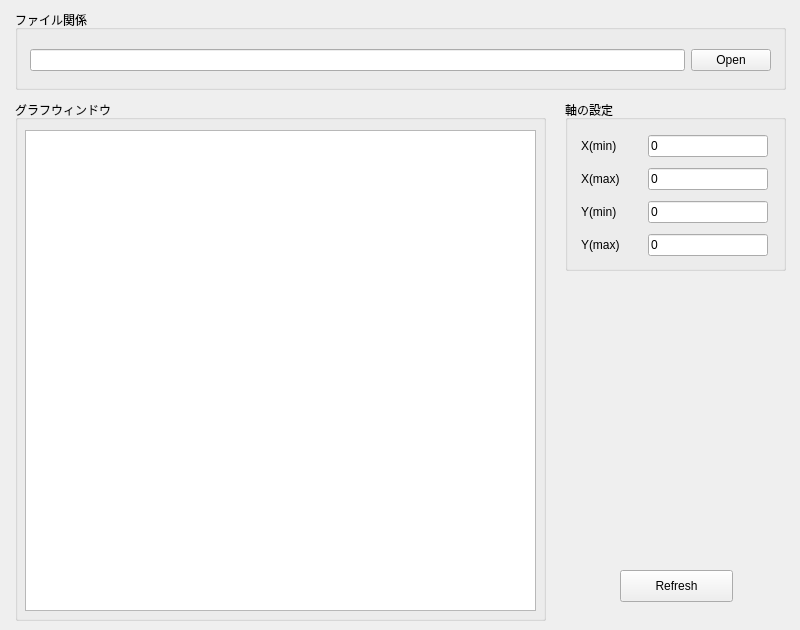
<?xml version="1.0" encoding="UTF-8"?>
<ui version="4.0">
 <class>Form</class>
 <widget class="QWidget" name="Form">
  <property name="geometry">
   <rect>
    <x>0</x>
    <y>0</y>
    <width>800</width>
    <height>630</height>
   </rect>
  </property>
  <property name="windowTitle">
   <string>Form</string>
  </property>
  <widget class="QGroupBox" name="axisGroupBox">
   <property name="geometry">
    <rect>
     <x>565</x>
     <y>100</y>
     <width>221</width>
     <height>171</height>
    </rect>
   </property>
   <property name="title">
    <string>軸の設定</string>
   </property>
   <widget class="QWidget" name="gridLayoutWidget">
    <property name="geometry">
     <rect>
      <x>15</x>
      <y>30</y>
      <width>191</width>
      <height>131</height>
     </rect>
    </property>
    <layout class="QGridLayout" name="gridLayout">
     <item row="0" column="1">
      <widget class="QLineEdit" name="xAxisMinLineEdit">
       <property name="maximumSize">
        <size>
         <width>120</width>
         <height>16777215</height>
        </size>
       </property>
       <property name="text">
        <string>0</string>
       </property>
      </widget>
     </item>
     <item row="1" column="1">
      <widget class="QLineEdit" name="xAxisMaxLineEdit">
       <property name="maximumSize">
        <size>
         <width>120</width>
         <height>16777215</height>
        </size>
       </property>
       <property name="text">
        <string>0</string>
       </property>
      </widget>
     </item>
     <item row="1" column="0">
      <widget class="QLabel" name="xAxisMaxLabel">
       <property name="maximumSize">
        <size>
         <width>60</width>
         <height>16777215</height>
        </size>
       </property>
       <property name="text">
        <string>X(max)</string>
       </property>
      </widget>
     </item>
     <item row="0" column="0">
      <widget class="QLabel" name="xAxisMinLabel">
       <property name="maximumSize">
        <size>
         <width>60</width>
         <height>16777215</height>
        </size>
       </property>
       <property name="text">
        <string>X(min)</string>
       </property>
      </widget>
     </item>
     <item row="2" column="0">
      <widget class="QLabel" name="yAxisMinLabel">
       <property name="maximumSize">
        <size>
         <width>60</width>
         <height>16777215</height>
        </size>
       </property>
       <property name="text">
        <string>Y(min)</string>
       </property>
      </widget>
     </item>
     <item row="2" column="1">
      <widget class="QLineEdit" name="yAxisMinLineEdit">
       <property name="maximumSize">
        <size>
         <width>120</width>
         <height>16777215</height>
        </size>
       </property>
       <property name="text">
        <string>0</string>
       </property>
      </widget>
     </item>
     <item row="3" column="0">
      <widget class="QLabel" name="yAxisMaxLabel">
       <property name="maximumSize">
        <size>
         <width>60</width>
         <height>16777215</height>
        </size>
       </property>
       <property name="text">
        <string>Y(max)</string>
       </property>
      </widget>
     </item>
     <item row="3" column="1">
      <widget class="QLineEdit" name="yAxisMaxLineEdit">
       <property name="maximumSize">
        <size>
         <width>120</width>
         <height>16777215</height>
        </size>
       </property>
       <property name="text">
        <string>0</string>
       </property>
      </widget>
     </item>
    </layout>
   </widget>
  </widget>
  <widget class="QGroupBox" name="graphGroupBox">
   <property name="geometry">
    <rect>
     <x>15</x>
     <y>100</y>
     <width>531</width>
     <height>521</height>
    </rect>
   </property>
   <property name="title">
    <string>グラフウィンドウ</string>
   </property>
   <widget class="QWidget" name="verticalLayoutWidget">
    <property name="geometry">
     <rect>
      <x>10</x>
      <y>30</y>
      <width>511</width>
      <height>481</height>
     </rect>
    </property>
    <layout class="QVBoxLayout" name="verticalLayout">
     <item>
      <widget class="QGraphicsView" name="graphicsView"/>
     </item>
    </layout>
   </widget>
  </widget>
  <widget class="QGroupBox" name="fileGroupBox">
   <property name="geometry">
    <rect>
     <x>15</x>
     <y>10</y>
     <width>771</width>
     <height>80</height>
    </rect>
   </property>
   <property name="title">
    <string>ファイル関係</string>
   </property>
   <widget class="QWidget" name="horizontalLayoutWidget">
    <property name="geometry">
     <rect>
      <x>15</x>
      <y>30</y>
      <width>741</width>
      <height>41</height>
     </rect>
    </property>
    <layout class="QHBoxLayout" name="horizontalLayout">
     <item>
      <widget class="QLineEdit" name="fileLineEdit"/>
     </item>
     <item>
      <widget class="QPushButton" name="openFilePushButton">
       <property name="text">
        <string>Open</string>
       </property>
      </widget>
     </item>
    </layout>
   </widget>
  </widget>
  <widget class="QPushButton" name="refreshCanvasPushButton">
   <property name="geometry">
    <rect>
     <x>620</x>
     <y>570</y>
     <width>113</width>
     <height>32</height>
    </rect>
   </property>
   <property name="text">
    <string>Refresh</string>
   </property>
  </widget>
 </widget>
 <resources/>
 <connections>
  <connection>
   <sender>openFilePushButton</sender>
   <signal>clicked()</signal>
   <receiver>Form</receiver>
   <slot>openFileDialog()</slot>
   <hints>
    <hint type="sourcelabel">
     <x>742</x>
     <y>56</y>
    </hint>
    <hint type="destinationlabel">
     <x>576</x>
     <y>98</y>
    </hint>
   </hints>
  </connection>
  <connection>
   <sender>refreshCanvasPushButton</sender>
   <signal>clicked()</signal>
   <receiver>Form</receiver>
   <slot>refreshCanvas()</slot>
   <hints>
    <hint type="sourcelabel">
     <x>684</x>
     <y>571</y>
    </hint>
    <hint type="destinationlabel">
     <x>650</x>
     <y>455</y>
    </hint>
   </hints>
  </connection>
 </connections>
 <slots>
  <slot>openFileDialog()</slot>
  <slot>refreshCanvas()</slot>
 </slots>
</ui>
